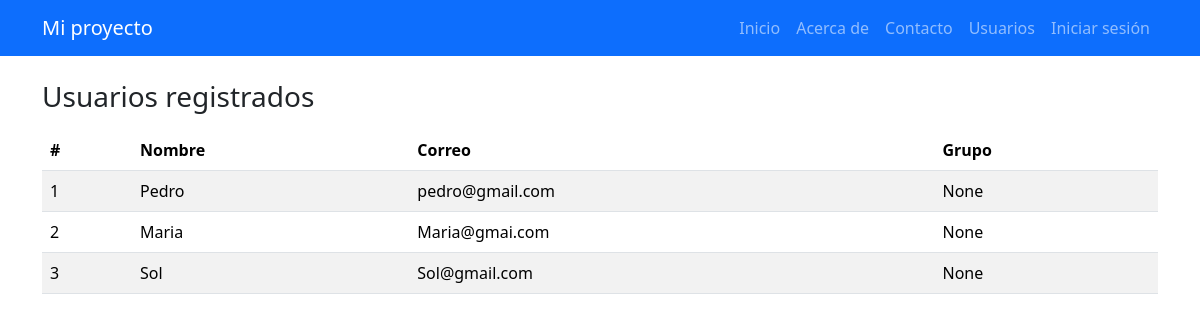
The page /usuarios on the database as committed earlier.
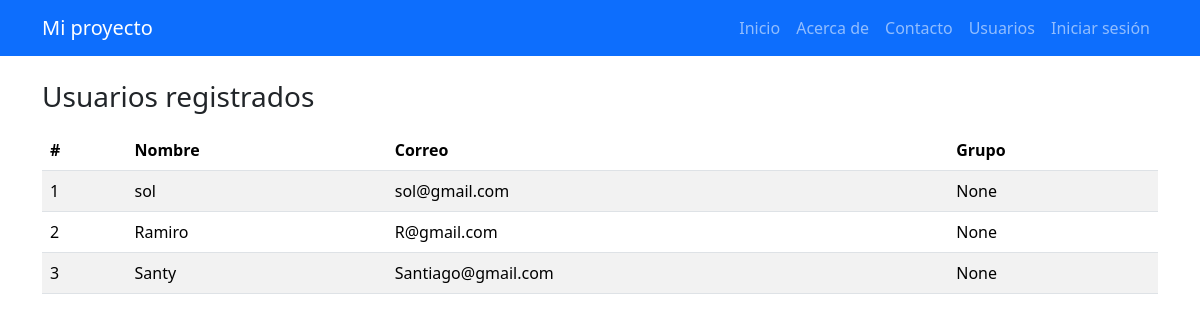
The same page on the database as committed later.
### app.py (models this page shows)
class Usuario(UserMixin, db.Model):
    id = db.Column(db.Integer, primary_key=True)
    nombre = db.Column(db.String(80), nullable=False)
    correo = db.Column(db.String(120), unique=True, nullable=False)
    grupo = db.Column(db.String(10))

### app.py (the view)
@app.route("/usuarios")
def usuarios():
    lista = Usuario.query.order_by(Usuario.id).all()
    return render_template("usuarios.html", usuarios=lista)

### templates/usuarios.html (shortened to what this page needs)
{% extends 'base.html' %}
{% block content %}
<h1 class="h3 mb-3">Usuarios registrados</h1>
{% if usuarios %}
<table class="table table-striped">
<thead>
<tr>
<th>#</th>
<th>Nombre</th>
<th>Correo</th>
<th>Grupo</th>
</tr>
</thead>
<tbody>
{% for u in usuarios %}
<tr>
<td>{{ u.id }}</td>
<td>{{ u.nombre }}</td>
<td>{{ u.correo }}</td>
<td>{{ u.grupo }}</td>
</tr>
{% endfor %}
</tbody>
</table>
{% else %}
<p class="text-muted">Todavía no hay usuarios registrados.</p>
{% endif %}
{% endblock %}

### templates/base.html (shortened to what this page needs)
<!doctype html>
<html lang="es">
<head>
{{ bootstrap.load_css() }}
</head>
<body>
<nav class="navbar navbar-expand-lg bg-primary" data-bs-theme="dark">
<div class="container">
<a class="navbar-brand" href="{{ url_for('index') }}">Mi proyecto</a>
<div class="navbar-nav">
<a class="nav-link" href="{{ url_for('index') }}">Inicio</a>
<a class="nav-link" href="{{ url_for('about') }}">Acerca de</a>
<a class="nav-link" href="{{ url_for('contacto') }}">Contacto</a>
<a class="nav-link" href="{{ url_for('usuarios') }}">Usuarios</a>
{% if current_user.is_authenticated %}
<a class="nav-link" href="{{ url_for('perfil') }}">Mi perfil</a>
{% else %}
<a class="nav-link" href="{{ url_for('login') }}">Iniciar sesión</a>
{% endif %}
</div>
</div>
</nav>
<main class="container py-4">
{% block content %}{% endblock %}
</main>
</body>
</html>

Rows that differ between the two databases and show on the page:
changed Usuario id 1: nombre "Pedro" → "sol"; correo "pedro@gmail.com" → "sol@gmail.com"
changed Usuario id 2: nombre "Maria" → "Ramiro"; correo "Maria@gmai.com" → "R@gmail.com"
changed Usuario id 3: nombre "Sol" → "Santy"; correo "Sol@gmail.com" → "Santiago@gmail.com"
